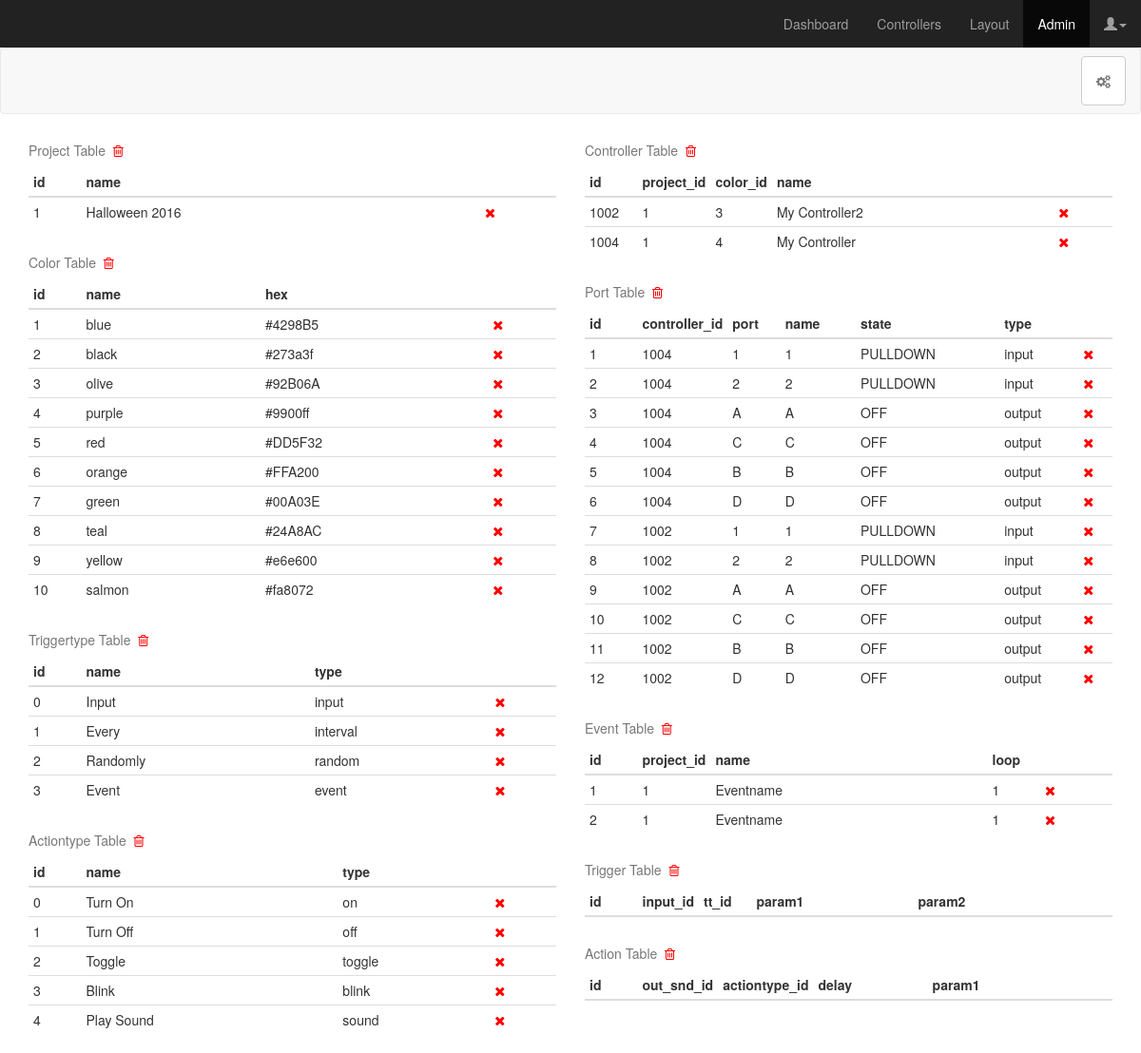
The page /admin on the database its author committed.
### app/models.py (models this page shows, shortened)
class Project(db.Model):
	id = db.Column(db.Integer, primary_key=True)
	name = db.Column(db.String(49), unique=True)
	controller = db.relationship('Controller', backref='controlelr', lazy='dynamic')
	event = db.relationship('Event', backref='event', lazy='dynamic')
	@property
	def serialize(self):
		return{
			'id': self.id,
			'name': self.name
		}

class Color(db.Model):
	id = db.Column(db.Integer, primary_key=True)
	name = db.Column(db.String(8))
	hex = db.Column(db.String(8))
	@property
	def serialize(self):
		return{
			'id': self.id,
			'name': self.name,
			'hex': self.hex
		}

class Triggertype(db.Model):
	id = db.Column(db.Integer, primary_key=True)
	type = db.Column(db.String(10))
	name = db.Column(db.String(25))
	@property
	def serialize(self):
		return {
			'id': self.id,
			'name': self.name,
			'type': self.type
		}

class Actiontype(db.Model):
	id = db.Column(db.Integer, primary_key=True)
	type = db.Column(db.String(10))
	name = db.Column(db.String(25))
	@property
	def serialize(self):
		return{
			'id': self.id,
			'name': self.name,
			'type': self.type
		}

class Controller(db.Model):
	id = db.Column(db.Integer, primary_key=True)
	project_id = db.Column(db.Integer, db.ForeignKey('project.id'))
	color_id = db.Column(db.Integer, db.ForeignKey('color.id'))
	name = db.Column(db.String(25), unique=True)
	ports = db.relationship('Port', backref='controller')
	def get_port(self, port):
		try:
			for p in self.ports:
				if p.port == port:
					return p
			NotFound = namedtuple('NotFound', 'id name state')
			p = NotFound(id='<NOT_FOUND>', name='<NOT_FOUND>', state='<NOT_FOUND>')
			return p
		except:
			return 0
	@property
	def serialize(self):
		return {
			'controller_id': self.id,
			'project_id': self.project_id,
			'controllername': self.name,
			'controllercolor': self.color_id,
			'input1_id': self.get_port('1').id,
			'input1name': self.get_port('1').name,
			'input1state': self.get_port('1').state,
			'input2_id': self.get_port('2').id,
			'input2name': self.get_port('2').name,
			'input2state': self.get_port('2').state,
			'outputA_id': self.get_port('A').id,
			'outputAname': self.get_port('A').name,
			'outputAstate': self.get_port('A').state,
			'outputB_id': self.get_port('B').id,
			'outputBname': self.get_port('B').name,
			'outputBstate': self.get_port('B').state,
			'outputC_id': self.get_port('C').id,
			'outputCname': self.get_port('C').name,
			'outputCstate': self.get_port('C').state,
			'outputD_id': self.get_port('D').id,
			'outputDname': self.get_port('D').name,
			'outputDstate': self.get_port('D').state,
		}

class Port(db.Model):
	id = db.Column(db.Integer, primary_key=True)
	controller_id = db.Column(db.Integer, db.ForeignKey('controller.id'))
	port = db.Column(db.String(2))
	name = db.Column(db.String(25))
	state = db.Column(db.String(10))
	type = db.Column(db.String(8))
	@property
	def serialize(self):
		return {
			'id': self.id,
			'cid': self.controller_id,
			'cname': self.controller.name,
			'port': self.port,
			'name': self.name,
			'state': self.state,
			'type': self.type,
			'color_id': self.controller.color_id
		}

class Event(db.Model):
	id = db.Column(db.Integer, primary_key=True)
	project_id = db.Column(db.Integer, db.ForeignKey('project.id'))
	name = db.Column(db.String(24), default='Eventname')
	loop = db.Column(db.Integer, default=1)
	triggers = db.relationship(
		'Trigger',
		secondary = event_triggers,
		backref = db.backref('events', lazy='dynamic'),
		lazy = 'dynamic')
	actions = db.relationship(
		'Action',
		secondary = event_actions,
		backref = db.backref('events', lazy='dynamic'),
		lazy = 'dynamic')
	@property
	def serialize(self):
		return {
			'id': self.id,
			'project_id': self.project_id,
			'name': self.name,
			'loop': self.loop
		}

### app/views.py (the view)
@app.route('/admin')
def admin():
	return render_template('admin.html', title='Admin', projects=[p.serialize for p in Project.query.all()], ports=[p.serialize for p in Port.query.all()], triggertypes=[tt.serialize for tt in Triggertype.query.all()], actiontypes=[at.serialize for at in Actiontype.query.all()], actions=[a.serialize for a in Action.query.all()], controllers=[c.serialize for c in Controller.query.all()], events=[e.serialize for e in Event.query.all()], colors=[c.serialize for c in Color.query.all()])

### app/templates/admin.html (shortened to what this page needs)
{% extends "base.html" %}
{% block content %}
<link href="static/css/admin.css" rel="stylesheet">
<nav class="navbar navbar-default">
  <div class="container-fluid">
    <div class="collapse navbar-collapse" id="navbar-collapse-1">
      <ul class="nav navbar-nav navbar-right">
        <li>
        	<a class="btn btn-default navbar-btn" href="init_setup" role="button">
        	  <i class="fa fa-cogs"></i>
        	</a>
        </li>
      </ul>
    </div>
  </div>
</nav>
<div class="container">
  <div class="row">
    <div class="col-xs-6">
      <table class="table table-condensed">
        <caption>Project Table&nbsp;&nbsp;<i class="fa fa-trash-o" id="project" style="color:red;"></caption>
        <thead>
          <tr>
            <th class="id">id</th>
            <th>name</th>
            <th>&nbsp;</th>
          </tr>
        </thead>
        <tbody>
          {% for p in projects %}
          <tr>
            <td class="id">{{ p.id }}</td>
            <td>{{ p.name }}</td>
            <td><i class="fa fa-times" id="project-{{ p.id }}" style="color:red;"></td>
          </tr>
          {% endfor %}
        </tbody>
      </table>
      <table class="table table-condensed">
        <caption>Color Table&nbsp;&nbsp;<i class="fa fa-trash-o" id="color" style="color:red;"></caption>
        <thead>
          <tr>
            <th class="id">id</th>
            <th>name</th>
            <th>hex</th>
            <th>&nbsp;</th>
          </tr>
        </thead>
        <tbody>
          {% for c in colors %}
          <tr>
            <td class="id">{{ c.id }}</td>
            <td>{{ c.name }}</td>
            <td>{{ c.hex }}</td>
            <td><i class="fa fa-times" id="color-{{ c.id }}" style="color:red;"></td>
          </tr>
          {% endfor %}
        </tbody>
      </table>
      <table class="table table-condensed">
        <caption>Triggertype Table&nbsp;&nbsp;<i class="fa fa-trash-o" id="triggertype" style="color:red;"></caption>
        <thead>
          <tr>
            <th class="id">id</th>
            <th>name</th>
            <th>type</th>
            <th>&nbsp;</th>
          </tr>
        </thead>
        <tbody>
          {% for tt in triggertypes %}
          <tr>
            <td class="id">{{ tt.id }}</td>
            <td>{{ tt.name }}</td>
            <td>{{ tt.type }}</td>
            <td><i class="fa fa-times" id="triggertype-{{ tt.id }}" style="color:red;"></td>
          </tr>
          {% endfor %}
        </tbody>
      </table>
      <table class="table table-condensed">
        <caption>Actiontype Table&nbsp;&nbsp;<i class="fa fa-trash-o" id="actiontype" style="color:red;"></caption>
        <thead>
          <tr>
            <th class="id">id</th>
            <th>name</th>
            <th>type</th>
            <th>&nbsp;</th>
          </tr>
        </thead>
        <tbody>
          {% for a in actiontypes %}
          <tr>
            <td class="id">{{ a.id }}</td>
            <td>{{ a.name }}</td>
            <td>{{ a.type }}</td>
            <td><i class="fa fa-times" id="actiontype-{{ a.id }}" style="color:red;"></td>
          </tr>
          {% endfor %}
        </tbody>
      </table>
    </div>
    <div class="col-xs-6">
      <table class="table table-condensed">
        <caption>Controller Table&nbsp;&nbsp;<i class="fa fa-trash-o" id="controller" style="color:red;"></caption>
        <thead>
          <tr>
            <th class="id">id</th>
            <th class="id">project_id</th>
            <th class="id">color_id</th>
            <th>name</th>
            <th>&nbsp;</th>
          </tr>
        </thead>
        <tbody>
          {% for c in controllers %}
          <tr>
            <td class="id">{{ c.controller_id }}</td>
            <td class="id">{{ c.project_id }}</td>
            <td class="id">{{ c.controllercolor }}</td>
            <td>{{ c.controllername }}</td>
            <td><i class="fa fa-times" id="controller-{{ c.controller_id }}" style="color:red;"></td>
          </tr>
          {% endfor %}
        </tbody>
      </table>
      <table class="table table-condensed">
        <caption>Port Table&nbsp;&nbsp;<i class="fa fa-trash-o" id="port" style="color:red;"></caption>
        <thead>
          <tr>
            <th class="id">id</th>
            <th class="id">controller_id</th>
            <th class="id">port</th>
            <th>name</th>
            <th>state</th>
            <th>type</th>
            <th>&nbsp;</th>
          </tr>
        </thead>
        <tbody>
          {% for p in ports %}
          <tr>
            <td class="id">{{ p.id }}</td>
            <td class="id">{{ p.cid }}</td>
            <td class="id">{{ p.port }}</td>
            <td>{{ p.name }}</td>
            <td>{{ p.state }}</td>
            <td>{{ p.type }}</td>
            <td><i class="fa fa-times" id="port-{{ p.id }}" style="color:red;"></td>
          </tr>
          {% endfor %}
        </tbody>
      </table>
      <table class="table table-condensed">
        <caption>Event Table&nbsp;&nbsp;<i class="fa fa-trash-o" id="event" style="color:red;"></caption>
        <thead>
          <tr>
            <th class="id">id</th>
            <th class="id">project_id</th>
            <th>name</th>
            <th class="id">loop</th>
            <th>&nbsp;</th>
          </tr>
        </thead>
        <tbody>
          {% for e in events %}
          <tr>
            <td class="id">{{ e.id }}</td>
            <td class="id">{{ e.project_id }}</td>
            <td>{{ e.name }}</td>
            <td class="id">{{ e.loop }}</td>
            <td><i class="fa fa-times" id="event-{{ e.id }}" style="color:red;"></td>
          </tr>
          {% endfor %}
        </tbody>
      </table>
      <table class="table table-condensed">
        <caption>Trigger Table&nbsp;&nbsp;<i class="fa fa-trash-o" id="trigger" style="color:red;"></caption>
        <thead>
          <tr>
            <th class="id">id</th>
            <th class="id">input_id</th>
            <th class="id">tt_id</th>
            <th>param1</th>
            <th>param2</th>
            <th>&nbsp;</th>
          </tr>
        </thead>
      </table>
      <table class="table table-condensed">
        <caption>Action Table&nbsp;&nbsp;<i class="fa fa-trash-o" id="action" style="color:red;"></caption>
        <thead>
          <tr>
            <th class="id">id</th>
            <th class="id">out_snd_id</th>
            <th class="id">actiontype_id</th>
            <th>delay</th>
            <th>param1</th>
            <th>&nbsp;</th>
          </tr>
        </thead>
      </table>
    </div>
  </div>
</div>
{% endblock %}

### app/templates/base.html (shortened to what this page needs)
<!DOCTYPE html>
<html lang="en">
  <head>
    <link href="static/css/bootstrap.min.css" rel="stylesheet">
    <link href="static/font-awesome-4.6.3/css/font-awesome.min.css" rel="stylesheet">
    <link href="static/css/animate.min.css" rel="stylesheet">
  </head>
  <body>
    <nav class="navbar navbar-inverse navbar-fixed-top">
      <div class="container-fluid">
        <div id="navbar" class="navbar-collapse collapse">
          <ul class="nav navbar-nav navbar-right">
            <li id="dashboard"><a href="dashboard">Dashboard</a></li>
            <li id="controllers"><a href="controllers">Controllers</a></li>
            <li id="layout"><a href="#">Layout</a></li>
            <li id="admin"><a href="admin">Admin</a></li>
            <li>
              <a href="#" class="dropdown-toggle" data-toggle="dropdown"><span class="glyphicon glyphicon-user"></span><span class="caret"></span></a>
            </li>
          </ul>
        </div>
      </div>
    </nav>
    {% block content %}{% endblock %}
  </body>
</html>

### app/static/css/admin.css (style rules this page uses)
body { padding-top: 50px; }
.navbar-fixed-top { border: 0; }
.id { width: 10%; }

### rows shown on the page
Project: id "1", name "Halloween 2016"
Color: id "1", name "blue", hex "#4298B5"
Color: id "2", name "black", hex "#273a3f"
Color: id "3", name "olive", hex "#92B06A"
Color: id "4", name "purple", hex "#9900ff"
Color: id "5", name "red", hex "#DD5F32"
Color: id "6", name "orange", hex "#FFA200"
Color: id "7", name "green", hex "#00A03E"
Color: id "8", name "teal", hex "#24A8AC"
Color: id "9", name "yellow", hex "#e6e600"
Color: id "10", name "salmon", hex "#fa8072"
Triggertype: id "0", name "Input", type "input"
Triggertype: id "1", name "Every", type "interval"
Triggertype: id "2", name "Randomly", type "random"
Triggertype: id "3", name "Event", type "event"
Actiontype: id "0", name "Turn On", type "on"
Actiontype: id "1", name "Turn Off", type "off"
Actiontype: id "2", name "Toggle", type "toggle"
Actiontype: id "3", name "Blink", type "blink"
Actiontype: id "4", name "Play Sound", type "sound"
Controller: controller_id "1002", controllername "My Controller2"
Controller: controller_id "1004", controllername "My Controller"
Port: cid "1004", state "PULLDOWN", type "input"
Port: cid "1004", state "PULLDOWN", type "input"
Port: id "3", cid "1004", port "A", name "A", state "OFF", type "output"
Port: id "4", cid "1004", port "C", name "C", state "OFF", type "output"
Port: id "5", cid "1004", port "B", name "B", state "OFF", type "output"
Port: id "6", cid "1004", port "D", name "D", state "OFF", type "output"
Port: id "7", cid "1002", port "1", name "1", state "PULLDOWN", type "input"
Port: id "8", cid "1002", port "2", name "2", state "PULLDOWN", type "input"
Port: id "9", cid "1002", port "A", name "A", state "OFF", type "output"
Port: id "10", cid "1002", port "C", name "C", state "OFF", type "output"
Port: id "11", cid "1002", port "B", name "B", state "OFF", type "output"
Port: id "12", cid "1002", port "D", name "D", state "OFF", type "output"
Event: id "1", project_id "1", name "Eventname", loop "1"
Event: id "2", project_id "1", name "Eventname", loop "1"

### other values the page prints
{{ c.project_id }} "1" "1"
{{ c.controllercolor }} "3" "4"
{{ p.id }} "1" "2"
{{ p.port }} "1" "2"
{{ p.name }} "1" "2"
